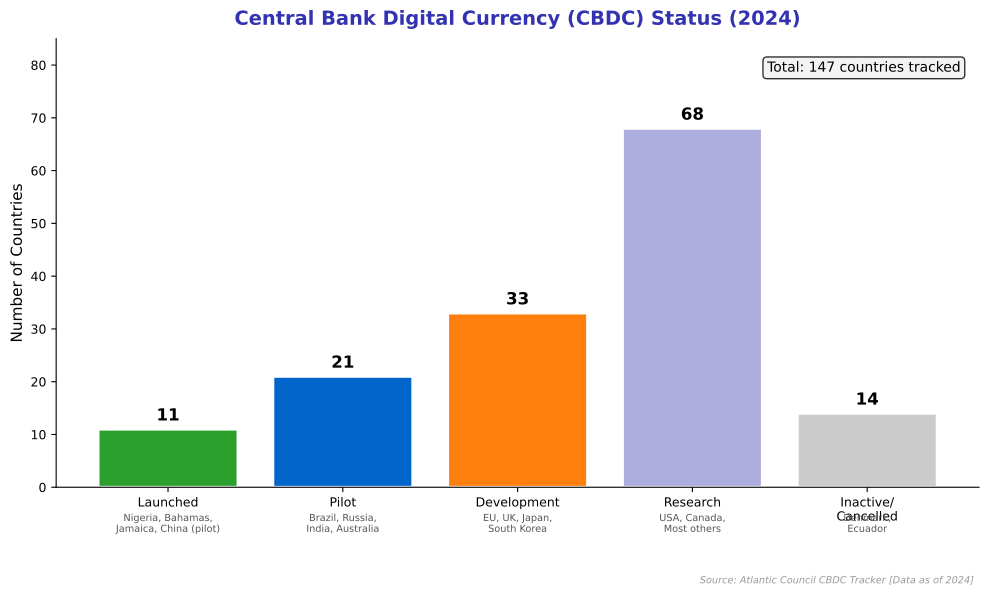

Recreate this plot in Python.
"""
CBDC Adoption Status - World map-style bar chart
Shows countries at different stages of CBDC development

Output: cbdc_adoption.pdf
Module: module_04_traditional
Lesson: 48 - CBDC and Future
"""

from pathlib import Path
import matplotlib.pyplot as plt
import numpy as np

plt.rcParams.update({
    'font.size': 10,
    'axes.labelsize': 10,
    'axes.titlesize': 11,
    'xtick.labelsize': 9,
    'ytick.labelsize': 9,
    'legend.fontsize': 9,
    'figure.figsize': (10, 6),
    'figure.dpi': 150
})

MLPURPLE = '#3333B2'
MLBLUE = '#0066CC'
MLORANGE = '#FF7F0E'
MLGREEN = '#2CA02C'
MLRED = '#D62728'
MLLAVENDER = '#ADADE0'

def create_chart():
    fig, ax = plt.subplots(figsize=(10, 6))

    stages = ['Launched', 'Pilot', 'Development', 'Research', 'Inactive/\nCancelled']
    counts = [11, 21, 33, 68, 14]
    colors = [MLGREEN, MLBLUE, MLORANGE, MLLAVENDER, '#cccccc']

    bars = ax.bar(stages, counts, color=colors, edgecolor='white', linewidth=2)

    # Add value labels
    for bar, val in zip(bars, counts):
        ax.text(bar.get_x() + bar.get_width()/2, bar.get_height() + 1,
                str(val), ha='center', va='bottom', fontsize=12, fontweight='bold')

    # Add example countries for key stages
    examples = [
        'Nigeria, Bahamas,\nJamaica, China (pilot)',
        'Brazil, Russia,\nIndia, Australia',
        'EU, UK, Japan,\nSouth Korea',
        'USA, Canada,\nMost others',
        'Denmark,\nEcuador'
    ]

    for i, (bar, example) in enumerate(zip(bars, examples)):
        ax.text(bar.get_x() + bar.get_width()/2, -5,
                example, ha='center', va='top', fontsize=7, color='#555555')

    ax.set_ylabel('Number of Countries', fontsize=11)
    ax.set_title('Central Bank Digital Currency (CBDC) Status (2024)', fontsize=14,
                 fontweight='bold', color=MLPURPLE, pad=10)

    ax.set_ylim(0, 85)

    # Remove top and right spines
    ax.spines['top'].set_visible(False)
    ax.spines['right'].set_visible(False)

    # Add total annotation
    ax.text(0.98, 0.95, f'Total: {sum(counts)} countries tracked',
            transform=ax.transAxes, ha='right', va='top', fontsize=10,
            bbox=dict(boxstyle='round', facecolor='#f0f0f0', alpha=0.8))

    fig.text(0.98, 0.02, 'Source: Atlantic Council CBDC Tracker [Data as of 2024]',
             fontsize=7, color='#999999', ha='right', style='italic')

    plt.tight_layout()
    plt.subplots_adjust(bottom=0.18)

    output_path = Path(__file__).parent / 'cbdc_adoption.pdf'
    plt.savefig(output_path, format='pdf', dpi=300, bbox_inches='tight')
    plt.close()
    print(f"Chart saved to: {output_path}")
    return output_path

if __name__ == '__main__':
    create_chart()
